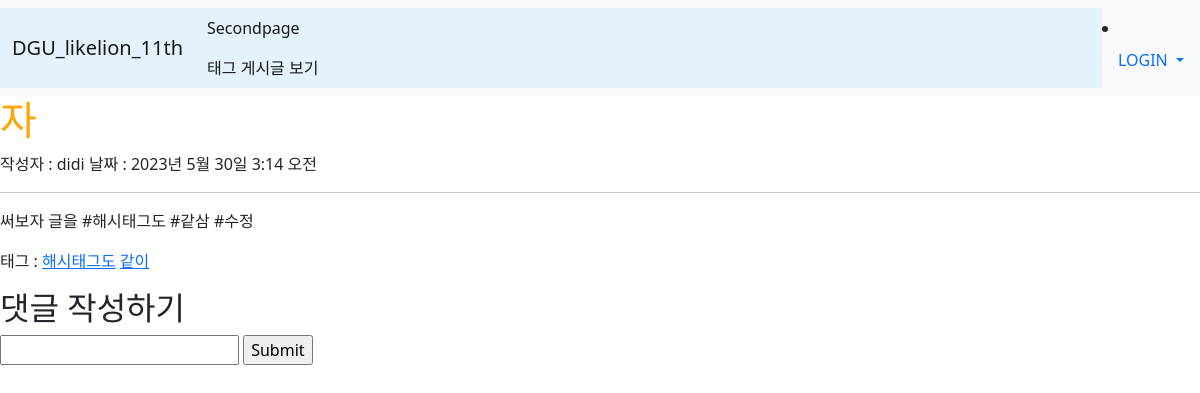
The page /9 on the database as committed earlier.
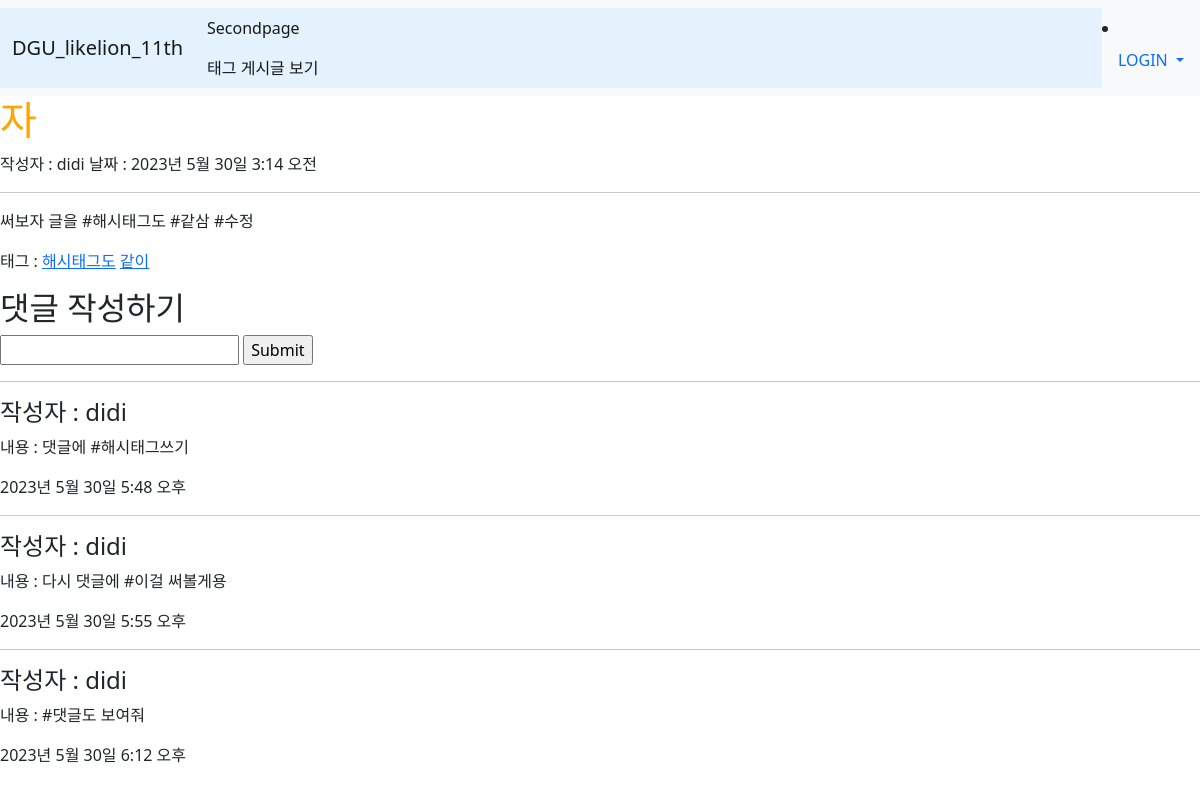
The same page on the database as committed later.
### main/models.py (models this page shows, shortened)
class Tag(models.Model):
    name=models.CharField(max_length=30, null=False, blank=False)
    def __str__(self):
        return self.name

class Comment(models.Model):
    content = models.TextField()
    pub_date = models.DateTimeField()
    writer = models.ForeignKey(User, null=False, blank=False, on_delete=models.CASCADE)
    blog = models.ForeignKey(Blog, null=False, blank=False, on_delete=models.CASCADE)
    tags = models.ManyToManyField(Tag, related_name='comments', blank=True)

### main/views.py (the view, shortened to what this page needs)
# urls.py: path('<int:id>', detail, name="detail"),
def detail(request, id):
    blog = get_object_or_404(Blog, pk = id)
    if request.method == 'GET':
        comments = Comment.objects.filter(blog=blog)
        return render(request, 'main/detail.html', {
            'blog':blog,
            'comments':comments,
            })

### main/templates/main/detail.html (shortened to what this page needs)
{% extends 'base.html' %}
{% load static %}
{% block content %}
<h1>{{blog.title}}</h1>
작성자 : {{blog.writer}}
날짜 : {{blog.pub_date}}
<hr>
<p>{{blog.body}}</p>
<p>태그 :
    {% for tag in blog.tags.all %}
    <a href = "{% url 'main:tag_blogs' tag.pk %}">{{ tag.name}}</a>
    {% endfor %}
</p>
<div class="comment_container">
    <div class="comment_form">
        <h2>댓글 작성하기</h2>
        <form method="POST" action="{% url 'main:detail' blog.id %}">
            <input type="text" name="content">
            <input type="submit" name="submit">
        </form>
    </div>
    <div class="comment_list">
        {% for c in comments %}
        <hr>
        <h4>작성자 : {{c.writer}}</h4>
        <p>내용 : {{c.content}}</p>
        <p>{{c.pub_date}}</p>
        {% endfor %}
    </div>
</div>
{% endblock %}

Rows that differ between the two databases and show on the page:
added Comment: writer "didi", content "댓글에 #해시태그쓰기", pub_date "2023년 5월 30일 5:48 오후"
added Comment: writer "didi", content "다시 댓글에 #이걸 써볼게용", pub_date "2023년 5월 30일 5:55 오후"
added Comment: writer "didi", content "#댓글도 보여줘", pub_date "2023년 5월 30일 6:12 오후"
